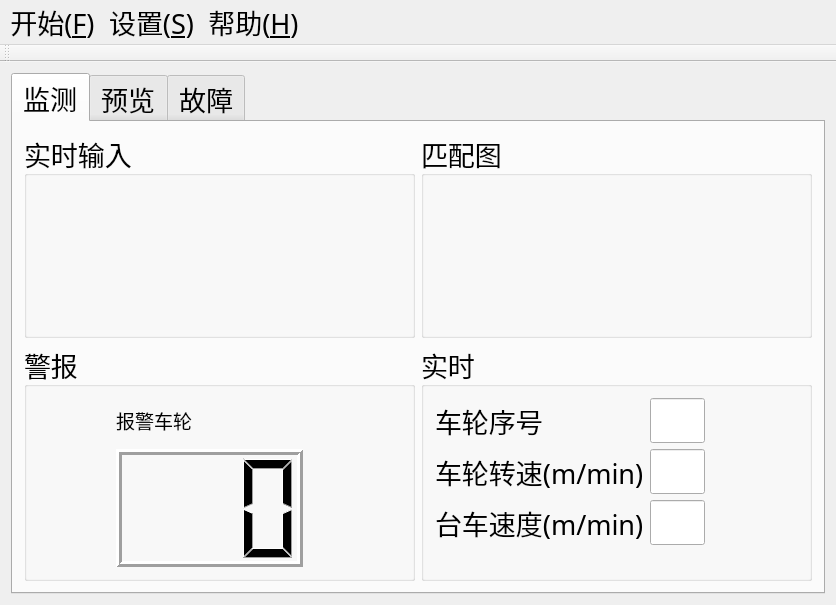
<?xml version="1.0" encoding="UTF-8"?>
<ui version="4.0">
 <class>MainWindowClass</class>
 <widget class="QMainWindow" name="MainWindowClass">
  <property name="geometry">
   <rect>
    <x>0</x>
    <y>0</y>
    <width>836</width>
    <height>605</height>
   </rect>
  </property>
  <property name="minimumSize">
   <size>
    <width>800</width>
    <height>600</height>
   </size>
  </property>
  <property name="font">
   <font>
    <family>等线</family>
    <pointsize>20</pointsize>
   </font>
  </property>
  <property name="windowTitle">
   <string>宝钢环冷机台车轮子速度检测</string>
  </property>
  <property name="windowIcon">
   <iconset resource="WheelMonitor.qrc">
    <normaloff>:/WheelMonitor/Resources/images/WheelMonitor.ico</normaloff>:/WheelMonitor/Resources/images/WheelMonitor.ico</iconset>
  </property>
  <widget class="QWidget" name="centralWidget">
   <layout class="QGridLayout" name="gridLayout_2">
    <item row="1" column="0">
     <widget class="QTabWidget" name="centralTabWidget">
      <property name="autoFillBackground">
       <bool>false</bool>
      </property>
      <property name="tabPosition">
       <enum>QTabWidget::North</enum>
      </property>
      <property name="tabShape">
       <enum>QTabWidget::Rounded</enum>
      </property>
      <property name="currentIndex">
       <number>0</number>
      </property>
      <property name="iconSize">
       <size>
        <width>32</width>
        <height>32</height>
       </size>
      </property>
      <widget class="QWidget" name="monitorTab">
       <attribute name="icon">
        <iconset resource="WheelMonitor.qrc">
         <normaloff>:/WheelMonitor/Resources/images/monitor.png</normaloff>:/WheelMonitor/Resources/images/monitor.png</iconset>
       </attribute>
       <attribute name="title">
        <string>监测</string>
       </attribute>
       <layout class="QGridLayout" name="gridLayout_5" columnstretch="1,1">
        <item row="1" column="0">
         <widget class="QGroupBox" name="groupBox_2">
          <property name="minimumSize">
           <size>
            <width>376</width>
            <height>0</height>
           </size>
          </property>
          <property name="autoFillBackground">
           <bool>false</bool>
          </property>
          <property name="title">
           <string>警报</string>
          </property>
          <layout class="QGridLayout" name="gridLayout">
           <item row="0" column="0">
            <widget class="QPushButton" name="alarmPushButton">
             <property name="enabled">
              <bool>true</bool>
             </property>
             <property name="cursor">
              <cursorShape>PointingHandCursor</cursorShape>
             </property>
             <property name="focusPolicy">
              <enum>Qt::NoFocus</enum>
             </property>
             <property name="toolTip">
              <string extracomment="启动/重置"/>
             </property>
             <property name="icon">
              <iconset resource="WheelMonitor.qrc">
               <normaloff>:/WheelMonitor/Resources/images/gray.png</normaloff>:/WheelMonitor/Resources/images/gray.png</iconset>
             </property>
             <property name="iconSize">
              <size>
               <width>128</width>
               <height>128</height>
              </size>
             </property>
             <property name="flat">
              <bool>true</bool>
             </property>
            </widget>
           </item>
           <item row="0" column="1">
            <layout class="QVBoxLayout" name="verticalLayout">
             <item>
              <layout class="QHBoxLayout" name="horizontalLayout">
               <item>
                <widget class="QLabel" name="label">
                 <property name="font">
                  <font>
                   <pointsize>14</pointsize>
                  </font>
                 </property>
                 <property name="text">
                  <string>报警车轮</string>
                 </property>
                 <property name="textFormat">
                  <enum>Qt::PlainText</enum>
                 </property>
                </widget>
               </item>
               <item>
                <spacer name="horizontalSpacer_3">
                 <property name="orientation">
                  <enum>Qt::Horizontal</enum>
                 </property>
                 <property name="sizeHint" stdset="0">
                  <size>
                   <width>40</width>
                   <height>20</height>
                  </size>
                 </property>
                </spacer>
               </item>
               <item>
                <widget class="QPushButton" name="numBackwardBtn">
                 <property name="cursor">
                  <cursorShape>PointingHandCursor</cursorShape>
                 </property>
                 <property name="icon">
                  <iconset resource="WheelMonitor.qrc">
                   <normaloff>:/WheelMonitor/Resources/images/left.png</normaloff>:/WheelMonitor/Resources/images/left.png</iconset>
                 </property>
                 <property name="iconSize">
                  <size>
                   <width>20</width>
                   <height>20</height>
                  </size>
                 </property>
                 <property name="flat">
                  <bool>true</bool>
                 </property>
                </widget>
               </item>
               <item>
                <widget class="QPushButton" name="numForwardBtn">
                 <property name="cursor">
                  <cursorShape>PointingHandCursor</cursorShape>
                 </property>
                 <property name="autoFillBackground">
                  <bool>false</bool>
                 </property>
                 <property name="text">
                  <string/>
                 </property>
                 <property name="icon">
                  <iconset resource="WheelMonitor.qrc">
                   <normaloff>:/WheelMonitor/Resources/images/right.png</normaloff>:/WheelMonitor/Resources/images/right.png</iconset>
                 </property>
                 <property name="iconSize">
                  <size>
                   <width>20</width>
                   <height>20</height>
                  </size>
                 </property>
                 <property name="flat">
                  <bool>true</bool>
                 </property>
                </widget>
               </item>
              </layout>
             </item>
             <item>
              <widget class="QLCDNumber" name="lcdNumber">
               <property name="minimumSize">
                <size>
                 <width>187</width>
                 <height>118</height>
                </size>
               </property>
               <property name="maximumSize">
                <size>
                 <width>187</width>
                 <height>118</height>
                </size>
               </property>
               <property name="cursor">
                <cursorShape>PointingHandCursor</cursorShape>
               </property>
               <property name="frameShape">
                <enum>QFrame::Box</enum>
               </property>
               <property name="lineWidth">
                <number>3</number>
               </property>
               <property name="midLineWidth">
                <number>0</number>
               </property>
               <property name="digitCount">
                <number>3</number>
               </property>
              </widget>
             </item>
            </layout>
           </item>
           <item row="0" column="2">
            <spacer name="horizontalSpacer">
             <property name="orientation">
              <enum>Qt::Horizontal</enum>
             </property>
             <property name="sizeHint" stdset="0">
              <size>
               <width>40</width>
               <height>20</height>
              </size>
             </property>
            </spacer>
           </item>
          </layout>
         </widget>
        </item>
        <item row="0" column="1">
         <widget class="QGroupBox" name="groupBox_4">
          <property name="sizePolicy">
           <sizepolicy hsizetype="Preferred" vsizetype="Expanding">
            <horstretch>0</horstretch>
            <verstretch>0</verstretch>
           </sizepolicy>
          </property>
          <property name="title">
           <string>匹配图</string>
          </property>
          <layout class="QGridLayout" name="gridLayout_7">
           <item row="0" column="0">
            <widget class="QLabel" name="imageMatchesLabel">
             <property name="frameShape">
              <enum>QFrame::NoFrame</enum>
             </property>
             <property name="text">
              <string/>
             </property>
             <property name="scaledContents">
              <bool>false</bool>
             </property>
            </widget>
           </item>
          </layout>
         </widget>
        </item>
        <item row="0" column="0">
         <widget class="QGroupBox" name="groupBox_3">
          <property name="title">
           <string>实时输入</string>
          </property>
          <layout class="QGridLayout" name="gridLayout_6">
           <item row="0" column="0">
            <widget class="QLabel" name="realVideoLabel">
             <property name="text">
              <string/>
             </property>
            </widget>
           </item>
          </layout>
         </widget>
        </item>
        <item row="1" column="1">
         <widget class="QGroupBox" name="groupBox">
          <property name="minimumSize">
           <size>
            <width>55</width>
            <height>0</height>
           </size>
          </property>
          <property name="title">
           <string>实时</string>
          </property>
          <layout class="QFormLayout" name="formLayout_2">
           <item row="0" column="0">
            <widget class="QLabel" name="numLabel">
             <property name="text">
              <string>车轮序号</string>
             </property>
             <property name="buddy">
              <cstring>numLineEdit</cstring>
             </property>
            </widget>
           </item>
           <item row="0" column="1">
            <widget class="QLineEdit" name="numLineEdit">
             <property name="enabled">
              <bool>true</bool>
             </property>
             <property name="minimumSize">
              <size>
               <width>55</width>
               <height>0</height>
              </size>
             </property>
             <property name="maximumSize">
              <size>
               <width>55</width>
               <height>16777215</height>
              </size>
             </property>
             <property name="text">
              <string/>
             </property>
             <property name="readOnly">
              <bool>true</bool>
             </property>
            </widget>
           </item>
           <item row="1" column="0">
            <widget class="QLabel" name="lastSpeedLabel">
             <property name="text">
              <string>车轮转速(m/min)</string>
             </property>
             <property name="buddy">
              <cstring>lastSpeedLineEdit</cstring>
             </property>
            </widget>
           </item>
           <item row="1" column="1">
            <widget class="QLineEdit" name="lastSpeedLineEdit">
             <property name="enabled">
              <bool>true</bool>
             </property>
             <property name="minimumSize">
              <size>
               <width>55</width>
               <height>0</height>
              </size>
             </property>
             <property name="maximumSize">
              <size>
               <width>55</width>
               <height>16777215</height>
              </size>
             </property>
             <property name="text">
              <string/>
             </property>
             <property name="readOnly">
              <bool>true</bool>
             </property>
            </widget>
           </item>
           <item row="2" column="0">
            <widget class="QLabel" name="cartSpeedLabel">
             <property name="text">
              <string>台车速度(m/min)</string>
             </property>
             <property name="buddy">
              <cstring>cartSpeedLineEdit</cstring>
             </property>
            </widget>
           </item>
           <item row="2" column="1">
            <widget class="QLineEdit" name="cartSpeedLineEdit">
             <property name="enabled">
              <bool>true</bool>
             </property>
             <property name="minimumSize">
              <size>
               <width>55</width>
               <height>0</height>
              </size>
             </property>
             <property name="maximumSize">
              <size>
               <width>55</width>
               <height>16777215</height>
              </size>
             </property>
             <property name="text">
              <string/>
             </property>
             <property name="readOnly">
              <bool>true</bool>
             </property>
            </widget>
           </item>
           <item row="3" column="1">
            <spacer name="horizontalSpacer_2">
             <property name="orientation">
              <enum>Qt::Horizontal</enum>
             </property>
             <property name="sizeHint" stdset="0">
              <size>
               <width>0</width>
               <height>0</height>
              </size>
             </property>
            </spacer>
           </item>
          </layout>
         </widget>
        </item>
       </layout>
      </widget>
      <widget class="QWidget" name="previewTab">
       <attribute name="icon">
        <iconset resource="WheelMonitor.qrc">
         <normaloff>:/WheelMonitor/Resources/images/preview.png</normaloff>:/WheelMonitor/Resources/images/preview.png</iconset>
       </attribute>
       <attribute name="title">
        <string>预览</string>
       </attribute>
       <layout class="QGridLayout" name="gridLayout_4">
        <item row="0" column="0">
         <widget class="QWidget" name="previewWidget" native="true"/>
        </item>
       </layout>
      </widget>
      <widget class="QWidget" name="playbackTab">
       <attribute name="icon">
        <iconset resource="WheelMonitor.qrc">
         <normaloff>:/WheelMonitor/Resources/images/fault.png</normaloff>:/WheelMonitor/Resources/images/fault.png</iconset>
       </attribute>
       <attribute name="title">
        <string>故障</string>
       </attribute>
      </widget>
     </widget>
    </item>
   </layout>
  </widget>
  <widget class="QMenuBar" name="menuBar">
   <property name="geometry">
    <rect>
     <x>0</x>
     <y>0</y>
     <width>836</width>
     <height>34</height>
    </rect>
   </property>
   <property name="font">
    <font>
     <family>等线</family>
     <pointsize>20</pointsize>
    </font>
   </property>
   <property name="defaultUp">
    <bool>false</bool>
   </property>
   <property name="nativeMenuBar">
    <bool>true</bool>
   </property>
   <widget class="QMenu" name="menu_Main">
    <property name="font">
     <font>
      <family>等线</family>
      <pointsize>20</pointsize>
     </font>
    </property>
    <property name="tearOffEnabled">
     <bool>false</bool>
    </property>
    <property name="title">
     <string>开始(&amp;F)</string>
    </property>
    <addaction name="action_Start"/>
    <addaction name="action_Stop"/>
    <addaction name="separator"/>
    <addaction name="action_Quit"/>
    <addaction name="action_Restart"/>
   </widget>
   <widget class="QMenu" name="menu_Setting">
    <property name="font">
     <font>
      <family>等线</family>
      <pointsize>20</pointsize>
     </font>
    </property>
    <property name="title">
     <string>设置(&amp;S)</string>
    </property>
    <addaction name="action_Property"/>
   </widget>
   <widget class="QMenu" name="menu_Help">
    <property name="font">
     <font>
      <family>等线</family>
      <pointsize>20</pointsize>
     </font>
    </property>
    <property name="title">
     <string>帮助(&amp;H)</string>
    </property>
    <addaction name="action_Show_Log"/>
    <addaction name="action_Backup_Log"/>
    <addaction name="separator"/>
    <addaction name="action_About"/>
    <addaction name="action_About_Qt"/>
   </widget>
   <addaction name="menu_Main"/>
   <addaction name="menu_Setting"/>
   <addaction name="menu_Help"/>
  </widget>
  <widget class="QToolBar" name="mainToolBar">
   <attribute name="toolBarArea">
    <enum>TopToolBarArea</enum>
   </attribute>
   <attribute name="toolBarBreak">
    <bool>false</bool>
   </attribute>
  </widget>
  <widget class="QStatusBar" name="statusBar">
   <property name="maximumSize">
    <size>
     <width>16777215</width>
     <height>0</height>
    </size>
   </property>
   <property name="font">
    <font>
     <pointsize>18</pointsize>
    </font>
   </property>
  </widget>
  <action name="action_Start">
   <property name="checkable">
    <bool>false</bool>
   </property>
   <property name="icon">
    <iconset resource="WheelMonitor.qrc">
     <normaloff>:/WheelMonitor/Resources/images/run.png</normaloff>:/WheelMonitor/Resources/images/run.png</iconset>
   </property>
   <property name="text">
    <string>运行(&amp;R)</string>
   </property>
   <property name="toolTip">
    <string>运行(R)</string>
   </property>
   <property name="shortcut">
    <string>Ctrl+R</string>
   </property>
  </action>
  <action name="action_Stop">
   <property name="enabled">
    <bool>false</bool>
   </property>
   <property name="icon">
    <iconset resource="WheelMonitor.qrc">
     <normaloff>:/WheelMonitor/Resources/images/stop.png</normaloff>:/WheelMonitor/Resources/images/stop.png</iconset>
   </property>
   <property name="text">
    <string>停止(&amp;S)</string>
   </property>
   <property name="toolTip">
    <string>停止(S)</string>
   </property>
   <property name="shortcut">
    <string>Ctrl+S</string>
   </property>
  </action>
  <action name="action_Property">
   <property name="icon">
    <iconset resource="WheelMonitor.qrc">
     <normaloff>:/WheelMonitor/Resources/images/setting.png</normaloff>:/WheelMonitor/Resources/images/setting.png</iconset>
   </property>
   <property name="text">
    <string>属性(&amp;P)...</string>
   </property>
   <property name="toolTip">
    <string>属性(P)</string>
   </property>
  </action>
  <action name="action_About_Qt">
   <property name="icon">
    <iconset resource="WheelMonitor.qrc">
     <normaloff>:/WheelMonitor/Resources/images/qt.png</normaloff>:/WheelMonitor/Resources/images/qt.png</iconset>
   </property>
   <property name="text">
    <string>关于 &amp;Qt</string>
   </property>
   <property name="statusTip">
    <string/>
   </property>
  </action>
  <action name="action_About">
   <property name="icon">
    <iconset resource="WheelMonitor.qrc">
     <normaloff>:/WheelMonitor/Resources/images/about.png</normaloff>:/WheelMonitor/Resources/images/about.png</iconset>
   </property>
   <property name="text">
    <string>关于(&amp;A)</string>
   </property>
  </action>
  <action name="action_Quit">
   <property name="icon">
    <iconset resource="WheelMonitor.qrc">
     <normaloff>:/WheelMonitor/Resources/images/quit.png</normaloff>:/WheelMonitor/Resources/images/quit.png</iconset>
   </property>
   <property name="text">
    <string>退出(&amp;Q)</string>
   </property>
  </action>
  <action name="action_Restart">
   <property name="icon">
    <iconset resource="WheelMonitor.qrc">
     <normaloff>:/WheelMonitor/Resources/images/restart.png</normaloff>:/WheelMonitor/Resources/images/restart.png</iconset>
   </property>
   <property name="text">
    <string>重启(&amp;R)</string>
   </property>
  </action>
  <action name="action_Show_Log">
   <property name="icon">
    <iconset resource="WheelMonitor.qrc">
     <normaloff>:/WheelMonitor/Resources/images/log.png</normaloff>:/WheelMonitor/Resources/images/log.png</iconset>
   </property>
   <property name="text">
    <string>显示日志(&amp;L)</string>
   </property>
  </action>
  <action name="action_Backup_Log">
   <property name="icon">
    <iconset resource="WheelMonitor.qrc">
     <normaloff>:/WheelMonitor/Resources/images/backup.png</normaloff>:/WheelMonitor/Resources/images/backup.png</iconset>
   </property>
   <property name="text">
    <string>备份日志到(&amp;B)...</string>
   </property>
  </action>
 </widget>
 <layoutdefault spacing="6" margin="11"/>
 <tabstops>
  <tabstop>centralTabWidget</tabstop>
  <tabstop>numLineEdit</tabstop>
 </tabstops>
 <resources>
  <include location="WheelMonitor.qrc"/>
 </resources>
 <connections/>
</ui>
